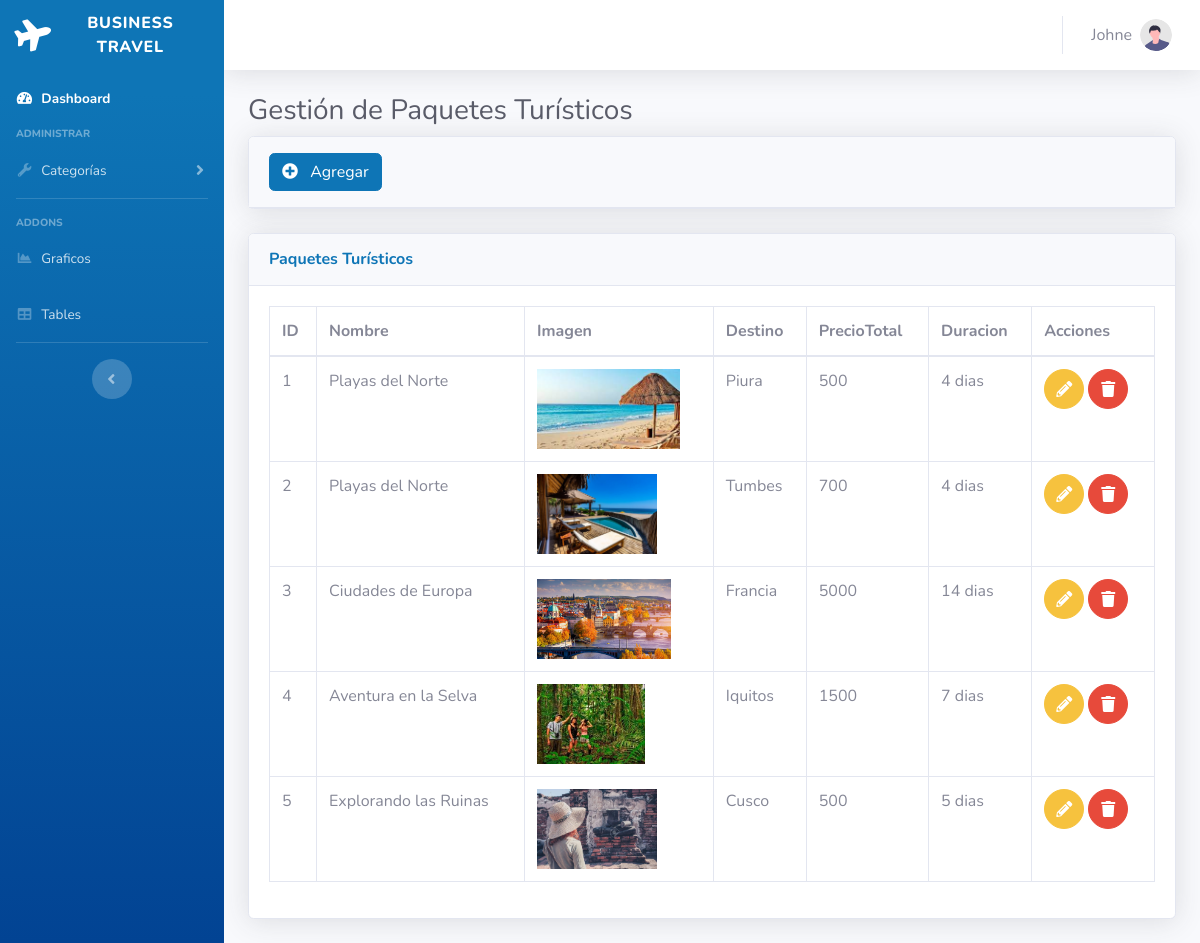
Screenshot of /MainController.php?action=paquete-index (signed in) with the database file from the repository.
### tables this page shows
CREATE TABLE IF NOT EXISTS `paqueteturistico` (
  `id` int NOT NULL AUTO_INCREMENT,
  `nombre` varchar(50) NOT NULL DEFAULT '',
  `direccion` varchar(50) NOT NULL,
  `duracion` int NOT NULL,
  `preciototal` double NOT NULL,
  `imagen` varchar(50) NOT NULL,
  PRIMARY KEY (`id`)
);

### Controller/PaqueteTuristicoController.php (called while the page is built, shortened)
<?php
require_once 'Model/PaqueteTuristico.php';
require_once 'Model/Dao/PaqueteTuristicoDAO.php';
class PaqueteTuristicoController
{
    private $paqueteTuristicoDao;
    public function __construct()
    {
        $this->paqueteTuristicoDao = new PaqueteTuristicoDAO();
    }
    public function index()
    {
        $paqueteturisticos = $this->paqueteTuristicoDao->getAllPaqueteTuristicos();
        include 'View/PaqueteTuristico/index.php';
    }
}

### Model/Dao/PaqueteTuristicoDAO.php (called while the page is built, shortened)
<?php
require_once 'db_connect.php';
require_once 'Model/PaqueteTuristico.php';
class PaqueteTuristicoDAO implements PaqueteTuristicoDaoInterface
{
    public function getAllPaqueteTuristicos()
    {
        global $conn;
        $query = "SELECT * FROM paqueteturistico";
        $result = $conn->query($query);
        $paqueteturisticos = array();
        if ($result->num_rows > 0) {
            while ($row = $result->fetch_assoc()) {
                $paquete = new PaqueteTuristico();
                $paquete->setId($row['id']);
                $paquete->setNombre($row['nombre']);
                $paquete->setDireccion($row['direccion']);
                $paquete->setDuracion($row['duracion']);
                $paquete->setImagen($row['imagen']);
                $paquete->setPrecioTotal($row['preciototal']);
                $paqueteturisticos[] = $paquete;
            }
        }
        return $paqueteturisticos;
    }
}

### Model/PaqueteTuristico.php (called while the page is built)
<?php
class PaqueteTuristico
{
    private $id;
    private $nombre;
    private $direccion;
    private $duracion;
    private $imagen;
    private $precitototal;
    public function getId()
    {
        return $this->id;
    }
    public function setId($id)
    {
        $this->id=$id;
    }
    public function getNombre()
    {
        return $this->nombre;
    }
    public function setNombre($nombre)
    {
        $this->nombre = $nombre;
    }
    public function getDireccion()
    {
        return $this->direccion;
    }
    public function setDireccion($direccion)
    {
        $this->direccion = $direccion;
    }
    public function getDuracion()
    {
        return $this->duracion;
    }
    public function setDuracion($duracion)
    {
        $this->duracion = $duracion;
    }
    public function getImagen()
    {
        return $this->imagen;
    }
    public function setImagen($imagen)
    {
        $this->imagen = $imagen;
    }
    public function getPrecioTotal()
    {
        return $this->precitototal;
    }
    public function setPrecioTotal($precitototal)
    {
        $this->precitototal = $precitototal;
    }
}

### View/PaqueteTuristico/index.php (the view, shortened to what this page needs)
<!DOCTYPE html>
<html lang="en">
<head>
    <link href="View/static/vendor/fontawesome-free/css/all.min.css" rel="stylesheet" type="text/css">
    <link href="View/static/css/sb-admin-2.min.css" rel="stylesheet">
</head>
<body id="page-top">
    <div id="wrapper">
        <?php include 'View/header/lateralDashboard.php'; ?>
        <div id="content-wrapper" class="d-flex flex-column">
            <div id="content">
                <?php include 'View/header/headerDashboard.php'; ?>
                <div class="container-fluid">
                    <h1 class="h3 mb-2 text-gray-800">Gestión de Paquetes Turísticos</h1>
                    <div class="card shadow mb-4">
                        <div class="card-header py-3 d-flex align-items-center">
                            <a href="MainController.php?action=paquete-add" class="text-decoration-none">
                                <div class="d-flex align-items-center">
                                    <button class="btn btn-primary">
                                        <i class="fas fa-plus-circle mr-2"></i>
                                        Agregar
                                    </button>
                                </div>
                            </a>
                        </div>
                    </div>
                    <div class="card shadow mb-4">
                        <div class="card-header py-3">
                            <h6 class="m-0 font-weight-bold text-primary">Paquetes Turísticos</h6>
                        </div>
                        <div class="card-body">
                            <div class="table-responsive">
                                <table class="table table-bordered" id="dataTable" width="100%" cellspacing="0">
                                    <thead>
                                        <tr>
                                            <th>ID</th>
                                            <th>Nombre</th>
                                            <th>Imagen</th>
                                            <th>Destino</th>
                                            <th>PrecioTotal</th>
                                            <th>Duracion</th>
                                            <th>Acciones</th>
                                        </tr>
                                    </thead>
                                    <tbody>
                                        <?php foreach ($paqueteturisticos as $paquete) : ?>
                                            <tr>
                                                <td><?php echo $paquete->getId(); ?></td>
                                                <td><?php echo $paquete->getNombre(); ?></td>
                                                <td><img height="80px" height="60px" src="View/img_paquete/<?php echo $paquete->getImagen(); ?>" alt=""></td>
                                                <td><?php echo $paquete->getDireccion(); ?></td>
                                                <td><?php echo $paquete->getPrecioTotal(); ?></td>
                                                <td><?php echo $paquete->getDuracion(); ?> dias</td>
                                                <td>
                                                    <a href="MainController.php?action=paquete-edit&id=<?php echo $paquete->getId(); ?>" class="btn btn-warning btn-circle">
                                                        <i class="fas fa-pencil-alt"></i>
                                                    </a>
                                                    <button class="btn btn-danger btn-circle delete-button" data-id="<?php echo $paquete->getId(); ?>">
                                                        <i class="fas fa-trash"></i>
                                                    </button>
                                                </td>
                                            </tr>
                                        <?php endforeach; ?>
                                    </tbody>
                                </table>
                            </div>
                        </div>
                    </div>
                </div>
            </div>
        </div>
    </div>
</body>
</html>

### rows the page displays
paqueteturistico: id "1", nombre "Playas del Norte", imagen (picture), direccion "Piura", preciototal "500", duracion "4"
paqueteturistico: id "2", nombre "Playas del Norte", imagen (picture), direccion "Tumbes", preciototal "700", duracion "4"
paqueteturistico: id "3", nombre "Ciudades de Europa", imagen (picture), direccion "Francia", preciototal "5000", duracion "14"
paqueteturistico: id "4", nombre "Aventura en la Selva", imagen (picture), direccion "Iquitos", preciototal "1500", duracion "7"
paqueteturistico: id "5", nombre "Explorando las Ruinas", imagen (picture), direccion "Cusco", preciototal "500", duracion "5"

### other values shown
$_SESSION['nombre'] "Johne"
